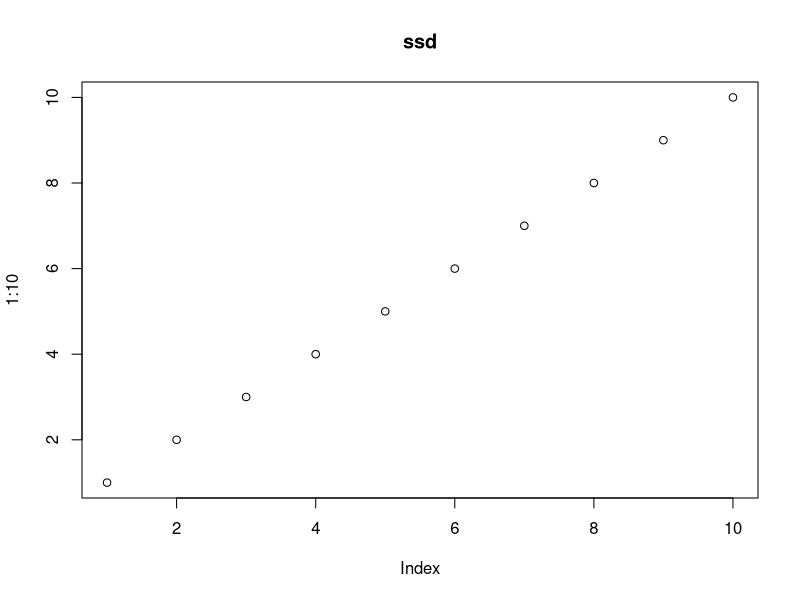
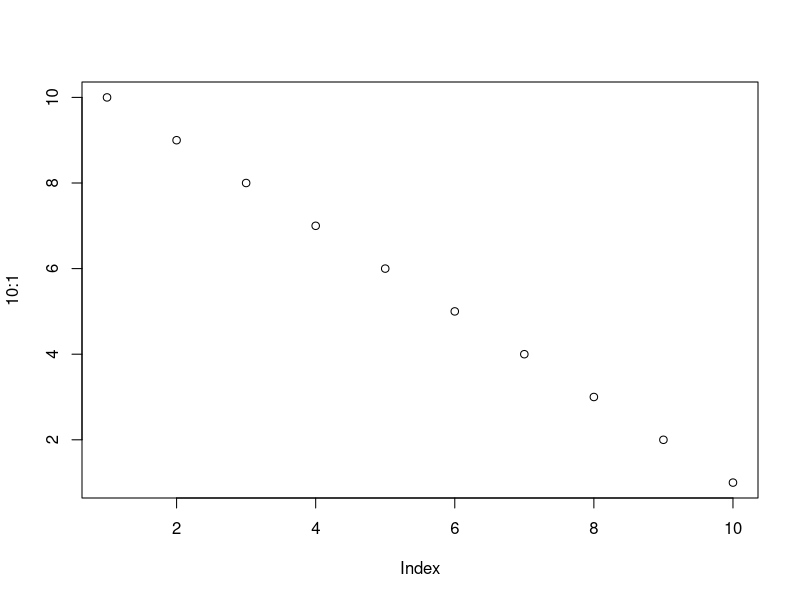

The R script that drew these images, in order:
## ---- chunk 1
plot(1:10, main = "ssd")
plot(10:1)
## ---- chunk 2
knitr::kable(head(mtcars, 10))
